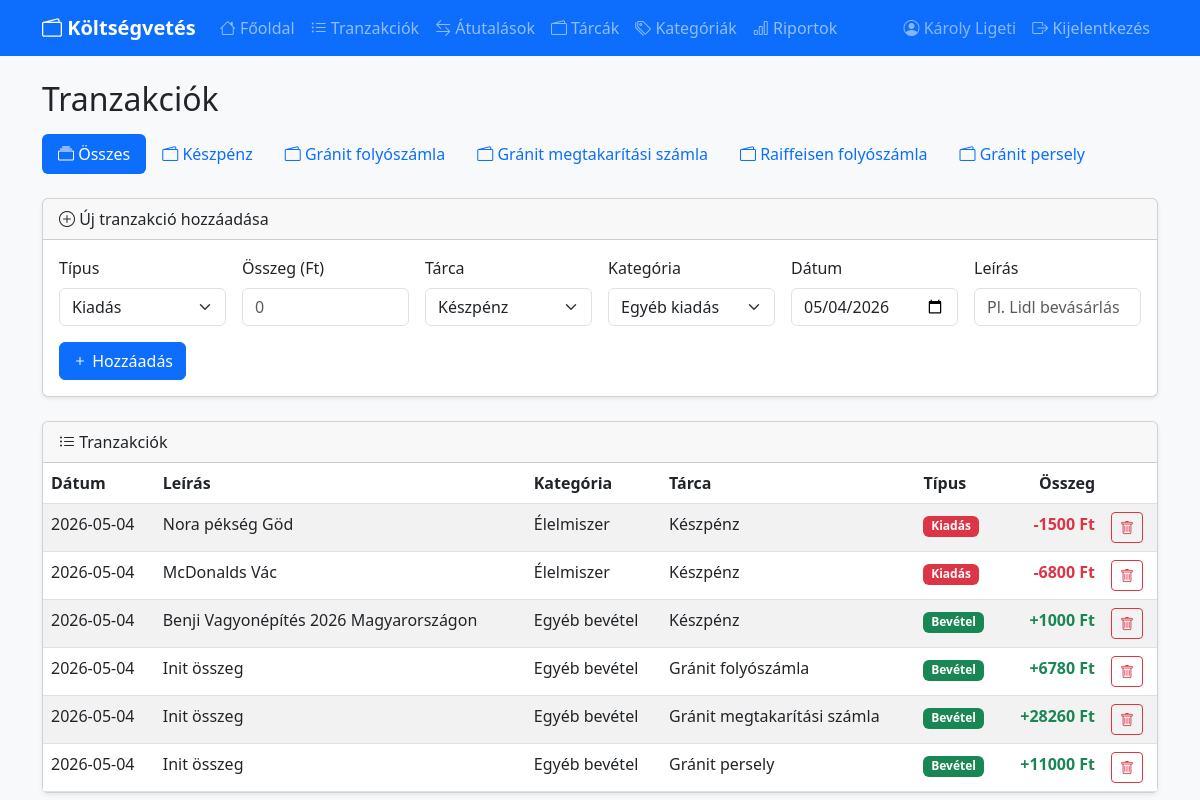
The page /transactions (signed in) on the database its author committed.
### tables this page shows
CREATE TABLE users (
            id INTEGER PRIMARY KEY AUTOINCREMENT,
            google_id TEXT UNIQUE NOT NULL,
            name TEXT,
            email TEXT
        );

CREATE TABLE wallets (
        id INTEGER PRIMARY KEY AUTOINCREMENT,
        name TEXT NOT NULL,
        description TEXT, initial_balance REAL DEFAULT 0, sort_order INTEGER);

CREATE TABLE transactions (
            id INTEGER PRIMARY KEY AUTOINCREMENT,
            amount REAL NOT NULL,
            description TEXT,
            category_id INTEGER,
            type TEXT NOT NULL CHECK(type IN ('income', 'expense')),
            date TEXT NOT NULL, wallet_id INTEGER REFERENCES wallets(id),
            FOREIGN KEY (category_id) REFERENCES categories(id)
        );

CREATE TABLE categories (
            id INTEGER PRIMARY KEY AUTOINCREMENT,
            name TEXT NOT NULL,
            type TEXT NOT NULL CHECK(type IN ('income', 'expense'))
        );

### main.py (the view, shortened to what this page needs)
@app.route('/transactions', methods=['GET', 'POST'])
@login_required
def transactions():
    conn = get_db()
    wallets = conn.execute("SELECT * FROM wallets ORDER BY sort_order").fetchall()
    active = get_active_wallet(wallets)
    if active == 'all':
        all_transactions = conn.execute('''
            SELECT t.*, c.name as category_name, w.name as wallet_name
            FROM transactions t
            LEFT JOIN categories c ON t.category_id = c.id
            LEFT JOIN wallets w ON t.wallet_id = w.id
            ORDER BY t.date DESC''').fetchall()
    categories = conn.execute("SELECT * FROM categories ORDER BY type, name").fetchall()
    conn.close()
    today = datetime.today().strftime('%Y-%m-%d')
    return render_template('transactions.html',
        transactions=all_transactions, categories=categories, today=today,
        wallets=wallets, active_wallet=active)

### main.py (called while the page is built, shortened)
@login_manager.user_loader
def load_user(user_id):
    conn = get_db()
    row = conn.execute("SELECT * FROM users WHERE id=?", (user_id,)).fetchone()
    conn.close()
    if row:
        return User(row["id"], row["name"], row["email"])
    return None

def get_db():
    conn = sqlite3.connect(DATABASE)
    conn.row_factory = sqlite3.Row
    return conn

def get_active_wallet(wallets):
    w = request.args.get('wallet', 'all')
    if w == 'all':
        return 'all'

### templates/transactions.html (shortened to what this page needs)
{% extends 'base.html' %}
{% block content %}
<h2 class="mb-3">Tranzakciók</h2>
<ul class="nav nav-pills mb-4">
    <li class="nav-item">
        <a class="nav-link {% if active_wallet == 'all' %}active{% endif %}" href="?wallet=all">
            <i class="bi bi-collection"></i> Összes
        </a>
    </li>
    {% for w in wallets %}
    <li class="nav-item">
        <a class="nav-link {% if active_wallet == w.id %}active{% endif %}" href="?wallet={{ w.id }}">
            <i class="bi bi-wallet2"></i> {{ w.name }}
        </a>
    </li>
    {% endfor %}
</ul>
<div class="card shadow-sm mb-4">
    <div class="card-header"><i class="bi bi-plus-circle"></i> Új tranzakció hozzáadása</div>
    <div class="card-body">
        <form method="POST">
            <div class="row g-3">
                <div class="col-md-2">
                    <label class="form-label">Típus</label>
                    <select name="type" id="type-select" class="form-select" required onchange="filterCategories()">
                        <option value="expense">Kiadás</option>
                    </select>
                </div>
                <div class="col-md-2">
                    <label class="form-label">Összeg (Ft)</label>
                    <input type="number" name="amount" class="form-control" required min="1" placeholder="0">
                </div>
                <div class="col-md-2">
                    <label class="form-label">Tárca</label>
                    <select name="wallet_id" class="form-select" required>
                        {% for w in wallets %}
                        <option value="{{ w.id }}" {% if active_wallet == w.id or (active_wallet == 'all' and loop.first) %}selected{% endif %}>
                            {{ w.name }}
                        </option>
                        {% endfor %}
                    </select>
                </div>
                <div class="col-md-2">
                    <label class="form-label">Kategória</label>
                    <select name="category_id" id="category-select" class="form-select">
                        {% for c in categories %}
                        <option value="{{ c.id }}" data-type="{{ c.type }}">{{ c.name }}</option>
                        {% endfor %}
                    </select>
                </div>
                <div class="col-md-2">
                    <label class="form-label">Dátum</label>
                    <input type="date" name="date" class="form-control" value="{{ today }}" required>
                </div>
                <div class="col-md-2">
                    <label class="form-label">Leírás</label>
                    <input type="text" name="description" class="form-control" placeholder="Pl. Lidl bevásárlás">
                </div>
            </div>
            <div class="mt-3">
                <button type="submit" class="btn btn-primary"><i class="bi bi-plus"></i> Hozzáadás</button>
            </div>
        </form>
    </div>
</div>
<div class="card shadow-sm">
    <div class="card-header"><i class="bi bi-list-ul"></i> Tranzakciók</div>
    <div class="card-body p-0">
        <table class="table table-striped mb-0">
            <thead>
                <tr>
                    <th>Dátum</th>
                    <th>Leírás</th>
                    <th>Kategória</th>
                    <th>Tárca</th>
                    <th>Típus</th>
                    <th class="text-end">Összeg</th>
                    <th></th>
                </tr>
            </thead>
            <tbody>
                {% for t in transactions %}
                <tr>
                    <td>{{ t.date }}</td>
                    <td>{{ t.description or '-' }}</td>
                    <td>{{ t.category_name or '-' }}</td>
                    <td>{{ t.wallet_name or '-' }}</td>
                    <td>
                        <span class="badge {{ 'bg-success' if t.type == 'income' else 'bg-danger' }}">
                            {{ 'Bevétel' if t.type == 'income' else 'Kiadás' }}
                        </span>
                    </td>
                    <td class="text-end fw-bold {{ 'text-success' if t.type == 'income' else 'text-danger' }}">
                        {{ '+' if t.type == 'income' else '-' }}{{ "%.0f"|format(t.amount) }} Ft
                    </td>
                    <td>
                        <a href="/transactions/delete/{{ t.id }}"
                           class="btn btn-sm btn-outline-danger"
                           onclick="return confirm('Biztosan törlöd ezt a tranzakciót?')">
                            <i class="bi bi-trash"></i>
                        </a>
                    </td>
                </tr>
                {% else %}
                <tr><td colspan="7" class="text-center text-muted py-3">Még nincsenek tranzakciók</td></tr>
                {% endfor %}
            </tbody>
        </table>
    </div>
</div>
{% endblock %}

### templates/base.html (shortened to what this page needs)
<!DOCTYPE html>
<html lang="hu">
<head>
    <link href="https://cdn.jsdelivr.net/npm/bootstrap@5.3.0/dist/css/bootstrap.min.css" rel="stylesheet">
    <link href="https://cdn.jsdelivr.net/npm/bootstrap-icons@1.10.0/font/bootstrap-icons.css" rel="stylesheet">
</head>
<body class="bg-light">
    <nav class="navbar navbar-expand-lg navbar-dark bg-primary">
        <div class="container">
            <a class="navbar-brand fw-bold" href="/"><i class="bi bi-wallet2"></i> Költségvetés</a>
            <div class="collapse navbar-collapse" id="navmenu">
                <div class="navbar-nav me-auto">
                    {% if current_user.is_authenticated %}
                    <a class="nav-link" href="/"><i class="bi bi-house"></i> Főoldal</a>
                    <a class="nav-link" href="/transactions"><i class="bi bi-list-ul"></i> Tranzakciók</a>
                    <a class="nav-link" href="/transfers"><i class="bi bi-arrow-left-right"></i> Átutalások</a>
                    <a class="nav-link" href="/wallets"><i class="bi bi-wallet2"></i> Tárcák</a>
                    <a class="nav-link" href="/categories"><i class="bi bi-tags"></i> Kategóriák</a>
                    <a class="nav-link" href="/reports"><i class="bi bi-bar-chart"></i> Riportok</a>
                    {% endif %}
                </div>
                <div class="navbar-nav ms-auto">
                    {% if current_user.is_authenticated %}
                    <span class="nav-link text-white-50"><i class="bi bi-person-circle"></i> {{ current_user.name }}</span>
                    <a class="nav-link" href="/logout"><i class="bi bi-box-arrow-right"></i> Kijelentkezés</a>
                    {% endif %}
                </div>
            </div>
        </div>
    </nav>
    <div class="container mt-4">
        {% block content %}{% endblock %}
    </div>
</body>
</html>

### rows shown on the page
users: name "Károly Ligeti"
wallets: name "Készpénz"
wallets: name "Gránit folyószámla"
wallets: name "Gránit megtakarítási számla"
wallets: name "Raiffeisen folyószámla"
wallets: name "Gránit persely"
transactions: date "2026-05-04", description "Nora pékség Göd", name "Élelmiszer", name "Készpénz", type "Kiadás", type "-", amount "1500"
transactions: date "2026-05-04", description "McDonalds Vác", name "Élelmiszer", name "Készpénz", type "Kiadás", type "-", amount "6800"
transactions: date "2026-05-04", description "Benji Vagyonépítés 2026 Magyarországon", name "Egyéb bevétel", name "Készpénz", type "Bevétel", type "+", amount "1000"
transactions: date "2026-05-04", description "Init összeg", name "Egyéb bevétel", name "Gránit folyószámla", type "Bevétel", type "+", amount "6780"
transactions: date "2026-05-04", description "Init összeg", name "Egyéb bevétel", name "Gránit megtakarítási számla", type "Bevétel", type "+", amount "28260"
transactions: date "2026-05-04", description "Init összeg", name "Egyéb bevétel", name "Gránit persely", type "Bevétel", type "+", amount "11000"

### other values the page prints
form field wallet_id "Készpénz"
form field category_id "Egyéb kiadás"
